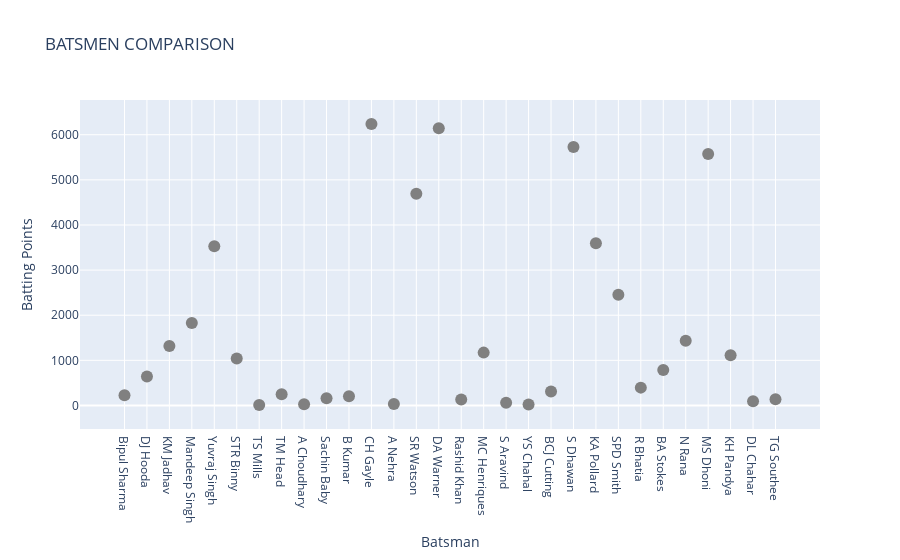

Here is the notebook cell this chart was saved with:
### Code cell
bat_compare(list(bat_points.keys())[:30])

### Figure 1 — Plotly figure (JSON) as saved in the notebook; plotly's stock layout.template omitted (floating-point values rounded to 4 significant figures)
{"data": [{"marker": {"color": "grey", "size": 12}, "mode": "markers", "name": "comparison", "type": "scatter", "x": ["Bipul Sharma", "DJ Hooda", "KM Jadhav", "Mandeep Singh", "Yuvraj Singh", "STR Binny", "TS Mills", "TM Head", "A Choudhary", "Sachin Baby", "B Kumar", "CH Gayle", "A Nehra", "SR Watson", "DA Warner", "Rashid Khan", "MC Henriques", "S Aravind", "YS Chahal", "BCJ Cutting", "S Dhawan", "KA Pollard", "SPD Smith", "R Bhatia", "BA Stokes", "N Rana", "MS Dhoni", "KH Pandya", "DL Chahar", "TG Southee"], "y": [225, 640, 1317, 1829, 3526, 1039, 9, 247, 29, 161, 205, 6239, 33, 4693, 6145, 131, 1171, 62, 20, 310, 5728, 3595, 2455, 395, 785, 1433, 5573, 1111, 91, 135]}], "layout": {"title": {"text": "BATSMEN COMPARISON"}, "xaxis": {"title": {"text": "Batsman"}}, "yaxis": {"title": {"text": "Batting Points"}}}}
